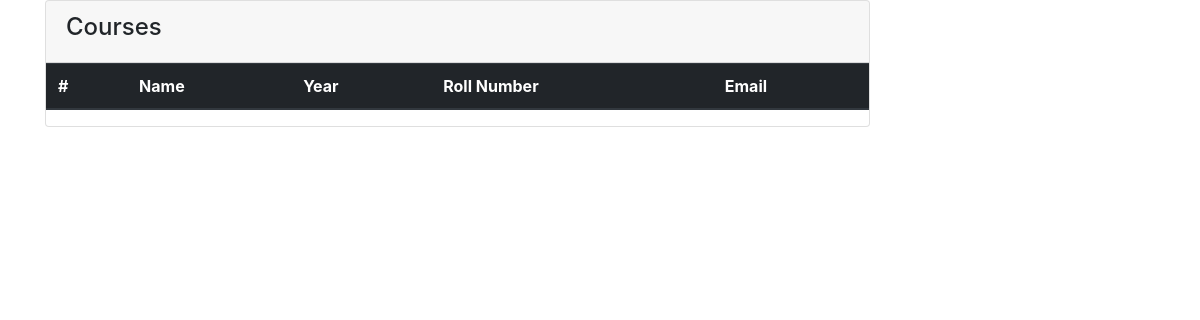
/users/add_student/, run on an earlier commit of the app's database.
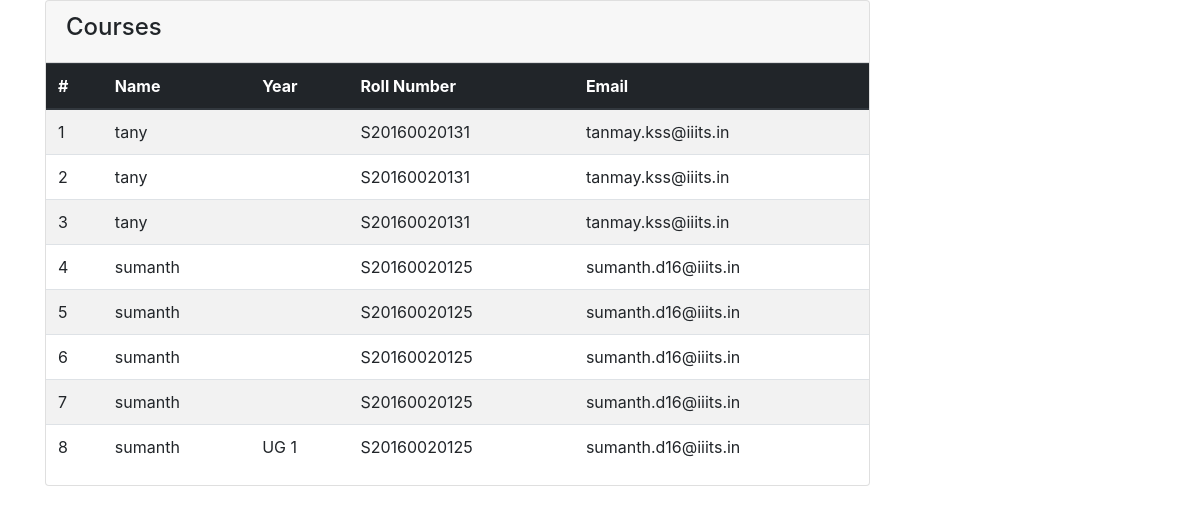
And on a later commit of the database.
### users/models.py (models this page shows, shortened)
class Student(models.Model):
	name = models.CharField(max_length=30)
	roll = models.CharField(max_length=12)
	year = models.CharField(max_length=4)
	email = models.CharField(max_length=20)

### users/views.py (the view)
# urls.py: path('add_student/', views.add_student, name='add_student'),
def add_student(request):
	if request.method == 'POST':
		student = Student()
		student.name = request.POST.get('name')
		student.roll = request.POST.get('roll_number')
		student.email = request.POST.get('mail')
		student.year = request.POST.get('year')
		student.save()
	else:
		print('error in request')
	students = Student.objects.all()
	context = {'students': students}
	return render(request, 'users/students.html', context)

### users/templates/users/students.html (shortened to what this page needs)
<head>
  <link rel="stylesheet" href="https://use.fontawesome.com/releases/v5.0.13/css/all.css"
>
  <link rel="stylesheet" href="https://stackpath.bootstrapcdn.com/bootstrap/4.1.1/css/bootstrap.min.css"
>
  <link rel="stylesheet" href="css/style.css">
</head>
<section id="posts">
    <div class="container">
      <div class="row">
        <div class="col-md-9">
          <div class="card">
            <div class="card-header">
              <h4>Courses</h4>
            </div>
            <table class="table table-striped">
              <thead class="thead-dark">
                <tr>
                  <th>#</th>
                  <th>Name</th>
                  <th>Year</th>
                  <th>Roll Number</th>
                  <th>Email</th>
                </tr>
              </thead>
              <tbody>
                {% for student in students %}
                  <tr>
                    <td>{{student.id}}</td>
                    <td>{{student.name}}</td>
                    <td>{{student.year}}</td>
                    <td>{{student.roll}}</td>
                    <td>{{student.email}}</td>
                {% endfor %}
              </tbody>
            </table>
          </div>
        </div>
          </div>
        </div>
  </section>

What changed in the data, as far as the page shows it:
added Student: id "1", name "tany", roll "S20160020131", email "tanmay.kss@iiits.in"
added Student: id "2", name "tany", roll "S20160020131", email "tanmay.kss@iiits.in"
added Student: id "3", name "tany", roll "S20160020131", email "tanmay.kss@iiits.in"
added Student: id "4", name "sumanth", roll "S20160020125", email "sumanth.d16@iiits.in"
added Student: id "5", name "sumanth", roll "S20160020125", email "sumanth.d16@iiits.in"
added Student: id "6", name "sumanth", roll "S20160020125", email "sumanth.d16@iiits.in"
added Student: id "7", name "sumanth", roll "S20160020125", email "sumanth.d16@iiits.in"
added Student: id "8", name "sumanth", year "UG 1", roll "S20160020125", email "sumanth.d16@iiits.in"
